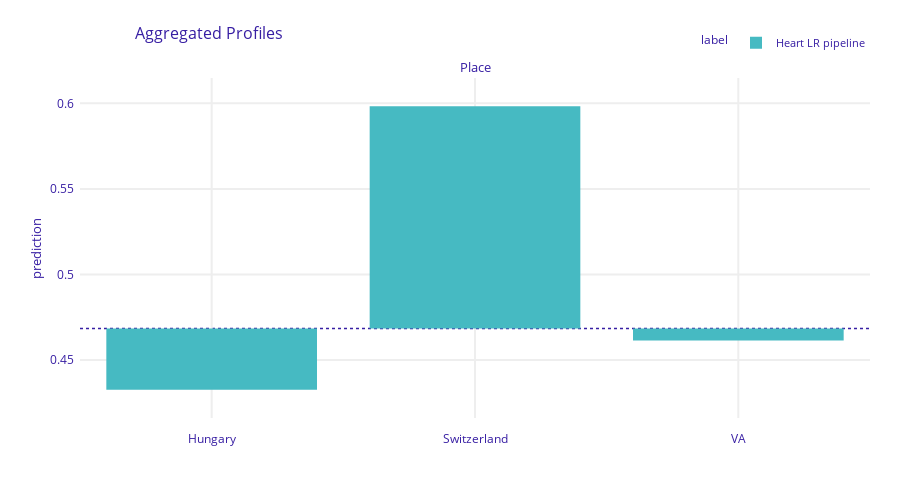

The notebook cell saved with this chart:
### Code cell
pd_lr_cat = heart_lr_exp.model_profile(variable_type="categorical")
pd_lr_cat.plot()

### Figure 1 — Plotly figure (JSON) as saved in the notebook; plotly's stock layout.template omitted (floating-point values rounded to 4 significant figures)
{"data": [{"alignmentgroup": "True", "base": [0.4685, 0.4685, 0.4685], "customdata": [[0.4327, "Heart LR pipeline", "Place"], [0.5982, "Heart LR pipeline", "Place"], [0.4614, "Heart LR pipeline", "Place"]], "hovertemplate": "<b>%{hovertext}</b><br><br>mean_prediction=%{base:.3f}<br>prediction=%{customdata[0]:.3f}<extra></extra>", "hovertext": ["Heart LR pipeline", "Heart LR pipeline", "Heart LR pipeline"], "legendgroup": "Heart LR pipeline", "marker": {"color": "#46bac2", "pattern": {"shape": ""}}, "name": "Heart LR pipeline", "offsetgroup": "Heart LR pipeline", "orientation": "v", "showlegend": true, "textposition": "auto", "type": "bar", "x": ["Hungary", "Switzerland", "VA"], "xaxis": "x", "y": [-0.03575, 0.1298, -0.00702], "yaxis": "y"}], "layout": {"annotations": [{"font": {"size": 13}, "showarrow": false, "text": "Place", "x": 0.5, "xanchor": "center", "xref": "paper", "y": 1, "yanchor": "bottom", "yref": "paper"}, {"font": {"size": 13}, "showarrow": false, "text": "prediction", "textangle": -90, "x": -0.07, "xref": "paper", "y": 0.5, "yref": "paper"}], "barmode": "group", "font": {"color": "#371ea3"}, "height": 489, "hovermode": "x unified", "legend": {"font": {"size": 11}, "itemsizing": "constant", "orientation": "h", "title": {"font": {"size": 12}, "text": "label"}, "tracegroupgap": 0, "x": 1, "xanchor": "right", "y": 1.061, "yanchor": "bottom"}, "margin": {"b": 71, "r": 30, "t": 78}, "shapes": [{"layer": "below", "line": {"color": "#371ea3", "dash": "dot", "width": 1.5}, "type": "line", "x0": 0, "x1": 1, "xref": "x domain", "y0": 0.4685, "y1": 0.4685, "yref": "y"}], "title": {"font": {"size": 16}, "text": "Aggregated Profiles", "x": 0.15}, "xaxis": {"anchor": "y", "automargin": true, "domain": [0, 1], "fixedrange": true, "gridwidth": 2, "showticklabels": true, "tickcolor": "white", "ticklen": 10, "ticks": "outside", "title": {"text": ""}, "type": "category"}, "yaxis": {"anchor": "x", "automargin": true, "domain": [0, 1], "fixedrange": true, "gridwidth": 2, "range": [0.4162, 0.6148], "tickcolor": "white", "ticklen": 3, "ticks": "outside", "title": {"text": ""}, "type": "linear", "zeroline": false}}}
